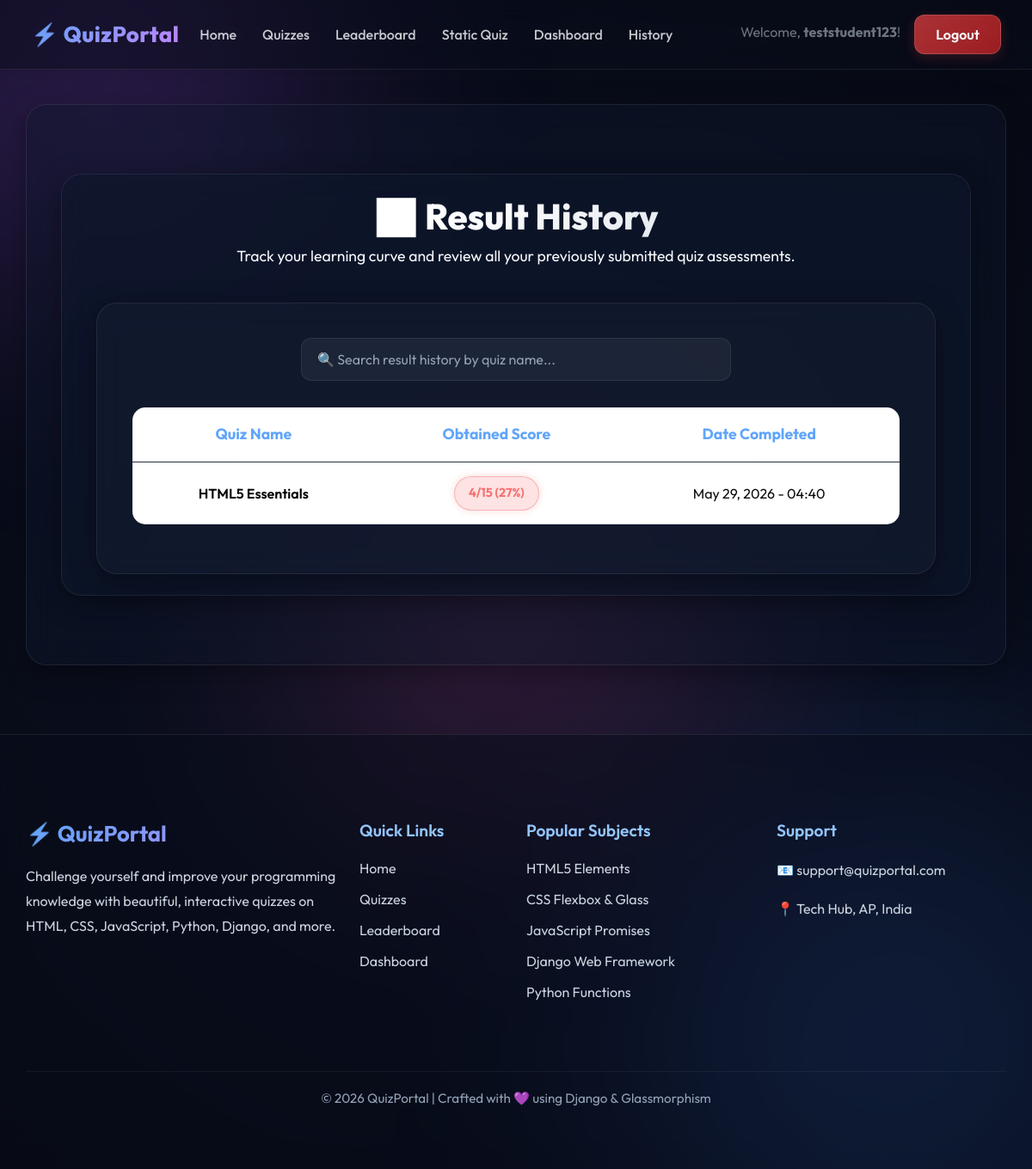
The app's page /resulthistory/ (signed in) with its own data.
### messages1/models.py (models this page shows, shortened)
class Result(models.Model):
    student = models.ForeignKey(
        User,
        on_delete=models.CASCADE
    )
    quiz = models.ForeignKey(
        Quiz,
        on_delete=models.CASCADE
    )
    score = models.IntegerField()
    total = models.IntegerField()
    date_taken = models.DateTimeField(
        auto_now_add=True
    )

class Quiz(models.Model):
    LEVEL_CHOICES = (
        ('Simple', 'Simple'),
        ('Medium', 'Medium'),
        ('Hard', 'Hard'),
    )
    title = models.CharField(
        max_length=200
    )
    description = models.TextField()
    category = models.CharField(
        max_length=100,
        default="General"
    )
    level = models.CharField(
        max_length=20,
        choices=LEVEL_CHOICES,
        default="Simple"
    )
    time_limit = models.IntegerField(
        default=20,
        help_text="Time in minutes"
    )

### messages1/views.py (the view)
def resulthistory(request):
    if not request.user.is_authenticated:
        return redirect("login")
    results = Result.objects.filter(student=request.user).order_by('-date_taken')
    return render(
        request,
        "quiz/resulthistory.html",
        {'results': results}
    )

### messages1/templates/quiz/resulthistory.html (shortened to what this page needs)
{% extends 'quiz/base.html' %}
{% block content %}
<div class="container py-4">
    <h2 class="history-title">📊 Result History</h2>
    <p class="history-subtitle">Track your learning curve and review all your previously submitted quiz assessments.</p>
    <div class="history-card">
        <div class="search-box">
            <input type="text"
                   id="searchInput"
                   class="form-control"
                   placeholder="🔍 Search result history by quiz name...">
        </div>
        <div class="table-responsive">
            <table class="table glass-table" id="resultTable">
                <thead>
                    <tr>
                        <th>Quiz Name</th>
                        <th>Obtained Score</th>
                        <th>Date Completed</th>
                    </tr>
                </thead>
                <tbody>
                    {% for result in results %}
                    <tr>
                        <td class="fw-semibold text-black">
                            {{ result.quiz.title }}
                        </td>
                        <td>
                            {% widthratio result.score result.total 100 as percentage %}
                            {% if percentage >= 80 %}
                                <span class="score-badge high-score">
                                    {{ result.score }}/{{ result.total }} ({{ percentage }}%)
                                </span>
                            {% elif percentage >= 50 %}
                                <span class="score-badge medium-score">
                                    {{ result.score }}/{{ result.total }} ({{ percentage }}%)
                                </span>
                            {% else %}
                                <span class="score-badge low-score">
                                    {{ result.score }}/{{ result.total }} ({{ percentage }}%)
                                </span>
                            {% endif %}
                        </td>
                        <td>
                            {{ result.date_taken|date:"M d, Y - H:i" }}
                        </td>
                    </tr>
                    {% empty %}
                    <tr>
                        <td colspan="3" class="py-4 text-center text-muted">
                            😔 You haven't taken any quizzes yet.
                        </td>
                    </tr>
                    {% endfor %}
                </tbody>
            </table>
        </div>
    </div>
</div>
{% endblock %}

### messages1/templates/quiz/base.html (shortened to what this page needs)
<!DOCTYPE html>
<html lang="en">
<head>
    <link href="https://cdn.jsdelivr.net/npm/bootstrap@5.3.0/dist/css/bootstrap.min.css" rel="stylesheet">
</head>
<body>
<div class="blob blob-1"></div>
<div class="blob blob-2"></div>
<div class="blob blob-3"></div>
<nav class="navbar navbar-expand-lg navbar-dark bg-dark">
    <div class="container-fluid">
        <a class="navbar-brand" href="/">
            ⚡ QuizPortal
        </a>
        <div class="collapse navbar-collapse" id="navbarContent">
            <ul class="navbar-nav me-auto mb-2 mb-lg-0">
                <li class="nav-item">
                    <a class="nav-link" href="/">Home</a>
                </li>
                <li class="nav-item">
                    <a class="nav-link" href="/quizess/">Quizzes</a>
                </li>
                <li class="nav-item">
                    <a class="nav-link" href="/leaderboard/">Leaderboard</a>
                </li>
                <li class="nav-item">
                    <a class="nav-link" href="/multiple_quizess/">Static Quiz</a>
                </li>
                {% if user.is_authenticated %}
                <li class="nav-item">
                    <a class="nav-link" href="/dashboard/">Dashboard</a>
                </li>
                <li class="nav-item">
                    <a class="nav-link" href="/resulthistory/">History</a>
                </li>
                {% endif %}
            </ul>
            <div class="d-flex gap-2">
                {% if user.is_authenticated %}
                    <span class="navbar-text me-2 d-none d-lg-inline-block text-secondary">
                        Welcome, <strong>{{ user.username }}</strong>!
                    </span>
                    <a href="/logout/" class="btn btn-danger">
                        Logout
                    </a>
                {% endif %}
            </div>
        </div>
    </div>
</nav>
<div class="container">
    {% block content %}
    {% endblock %}
</div>
<footer class="footer-section">
    <div class="container container1">
        <div class="row">
            <div class="col-lg-4 col-md-6 mb-4">
                <h4 class="footer-title">
                    ⚡ QuizPortal
                </h4>
                <p class="footer-text">
                    Challenge yourself and improve your programming knowledge with beautiful, interactive quizzes on HTML, CSS, JavaScript, Python, Django, and more.
                </p>
            </div>
            <div class="col-lg-2 col-md-6 mb-4">
                <h5 class="footer-heading">
                    Quick Links
                </h5>
                <ul class="footer-links">
                    <li><a href="/">Home</a></li>
                    <li><a href="/quizess/">Quizzes</a></li>
                    <li><a href="/leaderboard/">Leaderboard</a></li>
                    {% if user.is_authenticated %}
                    <li><a href="/dashboard/">Dashboard</a></li>
                    {% endif %}
                </ul>
            </div>
            <div class="col-lg-3 col-md-6 mb-4">
                <h5 class="footer-heading">
                    Popular Subjects
                </h5>
                <ul class="footer-links">
                    <li>HTML5 Elements</li>
                    <li>CSS Flexbox & Glass</li>
                    <li>JavaScript Promises</li>
                    <li>Django Web Framework</li>
                    <li>Python Functions</li>
                </ul>
            </div>
            <div class="col-lg-3 col-md-6 mb-4">
                <h5 class="footer-heading">
                    Support
                </h5>
                <p class="footer-text">📧 support@quizportal.com</p>
                <p class="footer-text">📍 Tech Hub, AP, India</p>
            </div>
        </div>
        <div class="footer-bottom">
            <p>
                © 2026 QuizPortal | Crafted with 💜 using Django & Glassmorphism
            </p>
        </div>
    </div>
</footer>
</body>
</html>

### messages1/templates/quiz/base.html (style rules this page uses)
:root { --glass-bg: rgba(255, 255, 255, 0.04); --glass-bg-hover: rgba(255, 255, 255, 0.08); --glass-card-bg: rgba(15, 23, 42, 0.45); --glass-border: rgba(255, 255, 255, 0.08); --glass-border-focus: rgba(255, 255, 255, 0.2); --glass-shadow: 0 8px 32px 0 rgba(0, 0, 0, 0.37); --glass-blur: blur(16px); --text-primary: #f8fafc; --text-secondary: #cbd5e1; --text-muted: #94a3b8; --accent-blue: #3b82f6; --accent-purple: #a855f7; --accent-pink: #ec4899; }
body { background: radial-gradient(circle at 50% 50%, #0d1326 0%, #060913 100%); font-family: 'Outfit', 'Inter', sans-serif; color: var(--text-primary); min-height: 100vh; position: relative; overflow-x: hidden; margin: 0; padding: 0; }
.blob { position: fixed; border-radius: 50%; filter: blur(140px); z-index: -1; opacity: 0.35; pointer-events: none; animation: floatBlob 25s infinite alternate ease-in-out; }
.blob-1 { width: 450px; height: 450px; background: var(--accent-purple); top: -10%; left: -10%; }
.blob-2 { width: 550px; height: 550px; background: var(--accent-blue); bottom: -10%; right: -10%; animation-delay: -5s; }
.blob-3 { width: 350px; height: 350px; background: var(--accent-pink); top: 40%; left: 35%; animation-delay: -10s; }
.navbar { background: rgba(8, 12, 26, 0.5) !important; backdrop-filter: var(--glass-blur); -webkit-backdrop-filter: var(--glass-blur); border-bottom: 1px solid var(--glass-border); box-shadow: 0 4px 30px rgba(0,0,0,0.15); padding: 16px 24px; transition: all 0.3s ease; }
.navbar-brand { font-size: 1.6rem; font-weight: 800; letter-spacing: 0.5px; background: linear-gradient(135deg, #60a5fa, #c084fc); -webkit-background-clip: text; -webkit-text-fill-color: transparent; display: flex; align-items: center; gap: 8px; }
.navbar-nav .nav-link { color: rgba(248, 250, 252, 0.8) !important; font-weight: 500; margin-right: 14px; font-size: 1rem; transition: all 0.3s ease; position: relative; }
.navbar-nav .nav-link::after { content: ''; position: absolute; width: 0; height: 2px; bottom: 0; left: 8px; background: linear-gradient(to right, #60a5fa, #c084fc); transition: width 0.3s ease; }
.container { background: var(--glass-card-bg); backdrop-filter: var(--glass-blur); -webkit-backdrop-filter: var(--glass-blur); border: 1px solid var(--glass-border); box-shadow: var(--glass-shadow); padding: 40px; border-radius: 24px; margin-top: 40px; margin-bottom: 40px; color: var(--text-primary); animation: fadeIn 0.8s cubic-bezier(0.16, 1, 0.3, 1); }
.form-control, .form-select { background: rgba(255, 255, 255, 0.05); border: 1px solid var(--glass-border); color: var(--text-primary) !important; border-radius: 12px; padding: 12px 18px; transition: all 0.3s ease; }
.form-control::placeholder { color: var(--text-muted); }
.btn-danger { background: linear-gradient(135deg, rgba(239, 68, 68, 0.7), rgba(220, 38, 38, 0.7)); border: 1px solid rgba(255, 255, 255, 0.15); color: var(--text-primary); border-radius: 12px; padding: 10px 24px; font-weight: 600; transition: all 0.3s cubic-bezier(0.16, 1, 0.3, 1); box-shadow: 0 4px 15px rgba(239, 68, 68, 0.2); }
.footer-section { background: rgba(8, 12, 26, 0.5) !important; backdrop-filter: var(--glass-blur); -webkit-backdrop-filter: var(--glass-blur); border-top: 1px solid var(--glass-border); padding: 60px 0 30px; margin-top: 80px; color: var(--text-secondary); }
.container1 { background: transparent !important; box-shadow: none !important; border: none !important; padding: 0 !important; backdrop-filter: none !important; }
.footer-title { font-size: 1.6rem; font-weight: 700; margin-bottom: 20px; background: linear-gradient(135deg, #60a5fa, #c084fc); -webkit-background-clip: text; -webkit-text-fill-color: transparent; }
.footer-heading { font-size: 1.2rem; margin-bottom: 20px; color: #93c5fd; font-weight: 600; }
.footer-text { color: var(--text-secondary); line-height: 1.8; }
.footer-links { list-style: none; padding: 0; }
.footer-links li { margin-bottom: 12px; color: var(--text-secondary); transition: all 0.3s ease; }
.footer-links a { text-decoration: none; color: var(--text-secondary); transition: all 0.3s ease; }
.footer-bottom { text-align: center; color: var(--text-muted); font-size: 0.95rem; margin-top: 40px; border-top: 1px solid rgba(255, 255, 255, 0.05); padding-top: 20px; }

### records on screen
Result: quiz "HTML5 Essentials", score "4", total "15", percentage "27", date_taken "May 29, 2026 - 04:40"

### other values on screen
{{ user.username }} "teststudent123"
